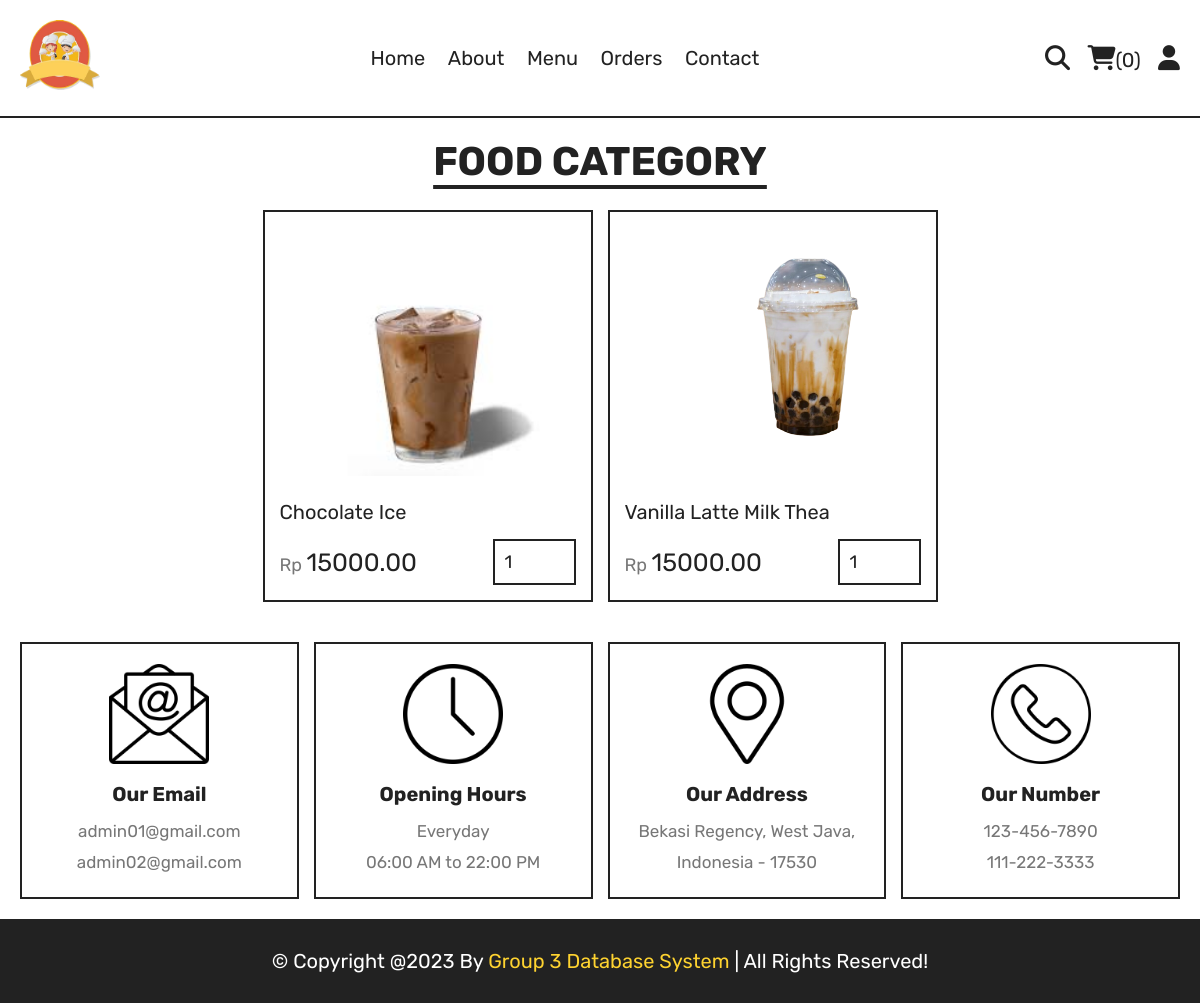
Page /category.php?category=drinks on the committed database.
### tables this page shows
CREATE TABLE `menu` (
  `MenuID` int(100) NOT NULL,
  `Name` varchar(100) NOT NULL,
  `Category` varchar(100) NOT NULL,
  `Price` decimal(10,2) NOT NULL,
  `Image` varchar(100) NOT NULL
);

### category.php (the view, shortened to what this page needs)
<?php
   include 'components/connect.php';
?>
<!DOCTYPE html>
<html lang="en">
   <head>
      <link rel="stylesheet" href="https://cdnjs.cloudflare.com/ajax/libs/font-awesome/6.1.1/css/all.min.css">
      <link rel="stylesheet" href="css/style.css">
   </head>
   <body>
   <?php include 'components/user_header.php'; ?>
   <section class="products">
      <h1 class="title">food category</h1>
      <div class="box-container">
         <?php
            $category = $_GET['category'];
            $select_products = $conn->prepare("SELECT * FROM `menu` WHERE Category = ?");
            $select_products->execute([$category]);
            if($select_products->rowCount() > 0){
               while($fetch_products = $select_products->fetch(PDO::FETCH_ASSOC)){
         ?>
         <form action="" method="post" class="box">
            <img src="uploaded_img/<?= $fetch_products['Image']; ?>" alt="">
            <div class="name"><?= $fetch_products['Name']; ?></div>
            <div class="flex">
               <div class="price"><span>Rp </span><?= $fetch_products['Price']; ?></div>
               <input type="number" name="qty" class="qty" min="1" max="99" value="1" maxlength="2">
            </div>
         </form>
         <?php
               }
            } else {
               echo '<p class="empty">no products added yet!</p>';
            }
         ?>
      </div>
   </section>
   <?php include 'components/footer.php'; ?>
   </body>
</html>

### css/style.css (style rules this page uses)
:root { --yellow:#fed330; --red:#e74c3c; --white:#fff; --black:#222; --light-color:#777; --border:.2rem solid var(--black); }
* { font-family: 'Rubik', sans-serif; margin:0; padding:0; box-sizing: border-box; outline: none; border: none; text-decoration: none; }
html { font-size: 62.5%; overflow-x: hidden; scroll-behavior: smooth; stop-opacity: 7rem; }
section { margin:0 auto; max-width: 1200px; padding:2rem; }
.title { text-align: center; margin-bottom: 2.5rem; font-size: 4rem; color:var(--black); text-transform: uppercase; text-decoration: underline; text-underline-offset: 1rem; }
.products .box-container { display: grid; grid-template-columns: repeat(auto-fit, 33rem); justify-content: center; align-items: flex-start; gap:1.5rem; }
.products .box-container .box { border:var(--border); padding:1.5rem; position: relative; overflow: hidden; }
.products .box-container .box img { height: 25rem; width: 100%; object-fit: contain; margin-bottom: 1rem; }
.products .box-container .box .name { font-size: 2rem; color:var(--black); margin:1rem 0; }
.products .box-container .box .flex { display: flex; align-items: center; gap:1rem; margin-top: 1.5rem; }
.products .box-container .box .flex .price { margin-right: auto; font-size: 2.5rem; color:var(--black); }
.products .box-container .box .flex .price span { color:var(--light-color); font-size: 1.8rem; }
.products .box-container .box .flex .qty { padding:1rem; border:var(--border); font-size: 1.8rem; color:var(--black); }

### rows in the picture
menu: Image (picture), Name "Chocolate Ice", Price "15000.00"
menu: Image (picture), Name "Vanilla Latte Milk Thea", Price "15000.00"

### other values in the picture
$total_cart_items "0"
